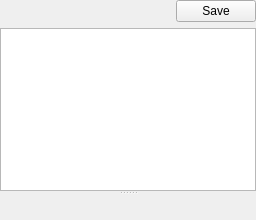
      <widget class="QWidget" name="page_Debug">
       <layout class="QVBoxLayout" name="verticalLayout_17">
        <property name="leftMargin">
         <number>0</number>
        </property>
        <property name="topMargin">
         <number>0</number>
        </property>
        <property name="rightMargin">
         <number>0</number>
        </property>
        <property name="bottomMargin">
         <number>0</number>
        </property>
        <item>
         <layout class="QHBoxLayout" name="horizontalLayout_7">
          <item>
           <spacer name="horizontalSpacer_7">
            <property name="orientation">
             <enum>Qt::Horizontal</enum>
            </property>
            <property name="sizeHint" stdset="0">
             <size>
              <width>40</width>
              <height>20</height>
             </size>
            </property>
           </spacer>
          </item>
          <item>
           <widget class="QPushButton" name="pushButtonSave_Debug">
            <property name="text">
             <string>Save</string>
            </property>
           </widget>
          </item>
         </layout>
        </item>
        <item>
         <widget class="QSplitter" name="splitter_8">
          <property name="orientation">
           <enum>Qt::Vertical</enum>
          </property>
          <widget class="XTableView" name="tableView_Debug">
           <property name="contextMenuPolicy">
            <enum>Qt::CustomContextMenu</enum>
           </property>
           <property name="editTriggers">
            <set>QAbstractItemView::NoEditTriggers</set>
           </property>
           <property name="selectionMode">
            <enum>QAbstractItemView::SingleSelection</enum>
           </property>
           <property name="selectionBehavior">
            <enum>QAbstractItemView::SelectRows</enum>
           </property>
           <attribute name="horizontalHeaderDefaultSectionSize">
            <number>57</number>
           </attribute>
           <attribute name="verticalHeaderVisible">
            <bool>false</bool>
           </attribute>
           <attribute name="verticalHeaderMinimumSectionSize">
            <number>20</number>
           </attribute>
           <attribute name="verticalHeaderDefaultSectionSize">
            <number>20</number>
           </attribute>
           <attribute name="verticalHeaderHighlightSections">
            <bool>false</bool>
           </attribute>
          </widget>
          <widget class="ToolsWidget" name="widgetHex_Debug" native="true">
           <property name="sizePolicy">
            <sizepolicy hsizetype="Preferred" vsizetype="Expanding">
             <horstretch>0</horstretch>
             <verstretch>0</verstretch>
            </sizepolicy>
           </property>
          </widget>
         </widget>
        </item>
       </layout>
      </widget>
